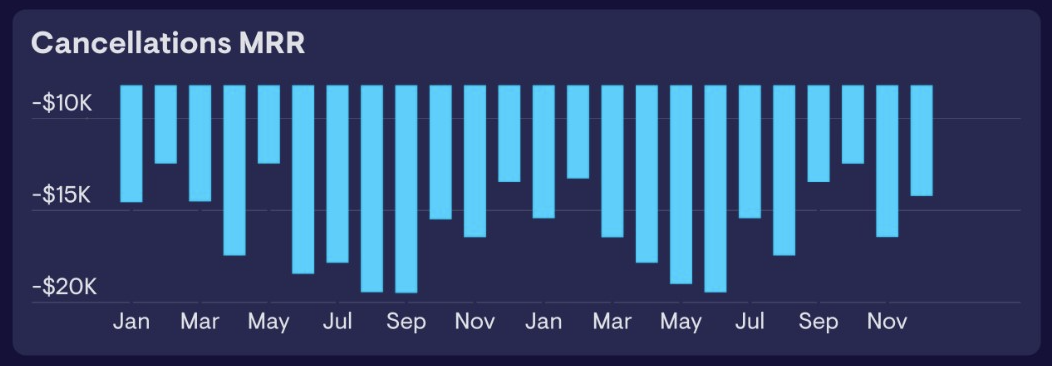
#> input picture Dataset/test4.png, 1052 x 366 px, found by its file name
$ jupyter execute --allow-errors Startingatzero_Tesseract_clean.ipynb   (shell and % lines are left out)
#> lines starting #> are read from the running program, lines starting #| are printed output that depends on the picture; after the words box and inside, x2 and y2 are one past the last pixel; in counts of white or black regions, pixels touching at a corner belong together
# Starts-at-Zero Checker — Clean Tesseract OCR Version

This notebook uses **Tesseract OCR only**.
EasyOCR has been removed to avoid mixed coordinate systems and duplicated OCR logic.

Main idea:

1. Crop only the likely value-axis area.
2. Run Tesseract with several preprocessing variants.
3. Convert every OCR box back to the **original image coordinate system**.
4. Group detected numbers into a value axis.
5. Decide whether the axis contains `0`.

For vertical bar charts, the value axis is usually the **left y-axis**.
For horizontal bar charts, the value axis is usually the **bottom x-axis**.

[cell 1]
# Install Python packages if needed.
# Important: pytesseract is only the Python wrapper.
# You must also install the real Tesseract engine on your computer.
#
# macOS:
#   brew install tesseract
#
# Windows:
#   Install Tesseract from UB Mannheim, then set TESSERACT_CMD below.
#
# Linux:
#   sudo apt install tesseract-ocr

[cell 2]
import os
import re
from pathlib import Path
from shutil import which
from collections import defaultdict

import cv2
import numpy as np
import pandas as pd
import pytesseract
from pytesseract import Output
from PIL import Image as PILImage
import matplotlib.pyplot as plt

## 1. Tesseract configuration

[cell 3]
# Change this only if Tesseract is installed somewhere else.
# On Apple Silicon Macs, /opt/homebrew/bin/tesseract is common.
# On Intel Macs, /usr/local/bin/tesseract is common.

TESSERACT_CMD = (
    os.getenv("TESSERACT_CMD")
    or which("tesseract")
    or "/opt/homebrew/bin/tesseract"
)

pytesseract.pytesseract.tesseract_cmd = TESSERACT_CMD

def assert_tesseract_available():
    cmd = pytesseract.pytesseract.tesseract_cmd
    if cmd is None:
        raise RuntimeError("Tesseract command path is not set.")

    if not Path(cmd).exists() and which("tesseract") is None:
        raise RuntimeError(
            "Tesseract engine was not found. "
            "Install it with `brew install tesseract` on macOS, "
            "or set TESSERACT_CMD to the correct executable path."
        )

    try:
        version = pytesseract.get_tesseract_version()
        print(f"Tesseract found: {version}")
        print(f"Tesseract command: {cmd}")
    except Exception as exc:
        raise RuntimeError(
            f"Tesseract exists but could not be executed: {cmd}\n{exc}"
        )

#> (the rest of this cell did not finish here and is left out)

## 2. OCR text cleaning and numeric parsing

[cell 4]
ZERO_VALUE_TOLERANCE = 0.5  # A detected value with abs(value) < 0.5 is treated as zero.

# [55 lines left out: functions normalize_ocr_text, extract_number, not called in this run]


def is_zero_value(value):
    return value is not None and abs(value) < ZERO_VALUE_TOLERANCE


# [11 lines left out: function unique_sorted_values, not called in this run]

## 3. Image preprocessing

The important part is that every resized OCR result is converted back to original image coordinates later.

[cell 5]
def read_image(image_path):
    image = cv2.imread(str(image_path))
#> image is the input picture: shape (366, 1052, 3); mean B, G, R 114.1, 74.5, 51.8
    if image is None:
        raise ValueError(f"Image not found or unreadable: {image_path}")
    return image


def to_gray(image):
    if len(image.shape) == 2:
        return image
    return cv2.cvtColor(image, cv2.COLOR_BGR2GRAY)


def preprocess_variants(roi_bgr, scale=3):
    """
    Return multiple OCR-ready versions of one ROI.

    Each output image has the same scale factor. Bounding boxes from Tesseract
    must be divided by this scale to return to the original ROI coordinates.
    """
    gray = to_gray(roi_bgr)

    resized = cv2.resize(
        gray,
        None,
        fx=scale,
        fy=scale,
        interpolation=cv2.INTER_CUBIC
    )

    variants = []

    # 1. Raw enlarged grayscale.
    variants.append(("gray", resized))

    # 2. CLAHE improves low-contrast axis labels.
    clahe = cv2.createCLAHE(clipLimit=3.0, tileGridSize=(8, 8))
    clahe_img = clahe.apply(resized)
    variants.append(("clahe", clahe_img))

    # 3. Slight blur after CLAHE can reduce noisy pixels.
    blur = cv2.GaussianBlur(clahe_img, (3, 3), 0)
    variants.append(("clahe_blur", blur))

    # 4. Otsu threshold.
    # Tesseract usually prefers dark text on a light background.
    thresh_type = cv2.THRESH_BINARY + cv2.THRESH_OTSU
    if np.mean(blur) < 128:
        thresh_type = cv2.THRESH_BINARY_INV + cv2.THRESH_OTSU

    _, otsu = cv2.threshold(blur, 0, 255, thresh_type)
    variants.append(("otsu", otsu))

    # 5. Adaptive threshold can help with uneven lighting/backgrounds.
    adaptive = cv2.adaptiveThreshold(
        blur,
        255,
        cv2.ADAPTIVE_THRESH_GAUSSIAN_C,
        cv2.THRESH_BINARY,
        31,
        8
    )
    variants.append(("adaptive", adaptive))

    return variants


# [25 lines left out: function show_image, not called in this run]

## 4. Region-of-interest selection

This avoids most false positives from data labels inside the bars.

[cell 6]
def make_axis_rois(image, orientation):
    """
    Return likely value-axis regions.

    orientation='vertical':
        vertical bars -> numeric value axis is usually on the left y-axis.

    orientation='horizontal':
        horizontal bars -> numeric value axis is usually at the bottom x-axis.
    """
#> called with orientation = 'vertical'
    h, w = image.shape[:2]
#> h = 366; w = 1052

    if orientation == "vertical":
        return [
            {
                "name": "left_axis_wide",
                "x0": 0,
                "y0": 0,
                "x1": int(w * 0.35),
                "y1": h,
                "scale": 3,
                "psm_modes": [4, 6, 11],
            },
            {
                "name": "left_axis_narrow",
                "x0": 0,
                "y0": 0,
                "x1": int(w * 0.22),
                "y1": h,
                "scale": 4,
                "psm_modes": [4, 6],
            },
            {
                "name": "bottom_left_zero_rescue",
                "x0": 0,
                "y0": int(h * 0.55),
                "x1": int(w * 0.40),
                "y1": h,
                "scale": 4,
                "psm_modes": [6, 11, 13],
            },
        ]

    if orientation == "horizontal":
        return [
            {
                "name": "bottom_axis_wide",
                "x0": 0,
                "y0": int(h * 0.55),
                "x1": w,
                "y1": h,
                "scale": 3,
                "psm_modes": [6, 11],
            },
            {
                "name": "bottom_left_zero_rescue",
                "x0": 0,
                "y0": int(h * 0.55),
                "x1": int(w * 0.45),
                "y1": h,
                "scale": 4,
                "psm_modes": [6, 11, 13],
            },
        ]

    raise ValueError("orientation must be either 'vertical' or 'horizontal'")

## 5. Tesseract OCR on chart-axis regions

[cell 7]
TESSERACT_WHITELIST = "0123456789.,%mMOo-"

def tesseract_config(psm):
    return (
        f"--oem 3 --psm {psm} "
        f"-c tessedit_char_whitelist={TESSERACT_WHITELIST} "
        "-c classify_bln_numeric_mode=1 "
        "-c preserve_interword_spaces=1"
    )


# [5 lines left out: function parse_confidence, not called in this run]


def run_tesseract_on_processed_image(processed_img, psm, min_conf=-5):
    """
    Return raw Tesseract word-level detections for one processed ROI image.
    Coordinates are still in processed-image coordinates.
    """
    pil_img = PILImage.fromarray(processed_img)

    data = pytesseract.image_to_data(
        pil_img,
        config=tesseract_config(psm),
        output_type=Output.DICT
    )

    detections = []
    for i, raw_text in enumerate(data["text"]):
        text = str(raw_text).strip()
        if not text:
            continue

        value = extract_number(text)
        if value is None:
            continue

        conf = parse_confidence(data["conf"][i])
        if conf < min_conf:
            continue

        x = int(data["left"][i])
        y = int(data["top"][i])
        bw = int(data["width"][i])
        bh = int(data["height"][i])

        # Ignore unusably tiny detections.
        if bw <= 1 or bh <= 1:
            continue

        detections.append({
            "text": text,
            "value": value,
            "confidence": conf / 100.0 if conf > 1 else conf,
            "left_processed": x,
            "top_processed": y,
            "width_processed": bw,
            "height_processed": bh,
            "psm": psm,
        })

    return detections


# [33 lines left out: functions detections_are_duplicates, dedupe_numeric_detections, not called in this run]


def ocr_numbers_with_tesseract(image, orientation):
    """
    OCR all likely value-axis ROIs and return numeric boxes in ORIGINAL image coordinates.
    """
    rois = make_axis_rois(image, orientation)
#> rois = 3 items
    all_detections = []

    for roi in rois:
        x0, y0, x1, y1 = roi["x0"], roi["y0"], roi["x1"], roi["y1"]
        scale = roi["scale"]

        crop = image[y0:y1, x0:x1]
        if crop.size == 0:
            continue

        for preprocess_name, processed in preprocess_variants(crop, scale=scale):
            for psm in roi["psm_modes"]:
                raw_detections = run_tesseract_on_processed_image(processed, psm=psm)

                for det in raw_detections:
                    left = x0 + det["left_processed"] / scale
                    top = y0 + det["top_processed"] / scale
                    width = det["width_processed"] / scale
                    height = det["height_processed"] / scale
                    right = left + width
                    bottom = top + height

                    all_detections.append({
                        "value": det["value"],
                        "text": det["text"],
                        "confidence": float(det["confidence"]),
                        "left": float(left),
                        "right": float(right),
                        "top": float(top),
                        "bottom": float(bottom),
                        "cx": float(left + width / 2),
                        "cy": float(top + height / 2),
                        "width": float(width),
                        "height": float(height),
                        "roi": roi["name"],
                        "preprocess": preprocess_name,
                        "psm": psm,
                    })
#> this loop made 1 pass
#> (x0, y0, x1, y1, scale) on pass 1: (0, 0, 368, 366, 3)
#> pass 1, in ocr_numbers_with_tesseract, `crop = image[y0:y1, x0:x1]`:
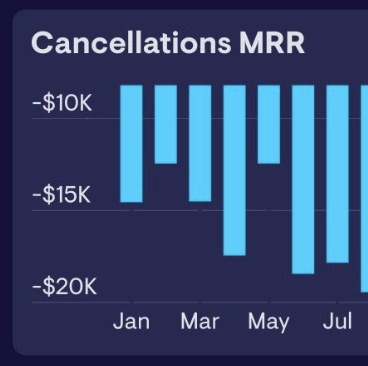
#> crop: shape (366, 368, 3); mean B, G, R 110.6, 71.9, 52.9
#> pass 1, in preprocess_variants, `gray = to_gray(roi_bgr)`:
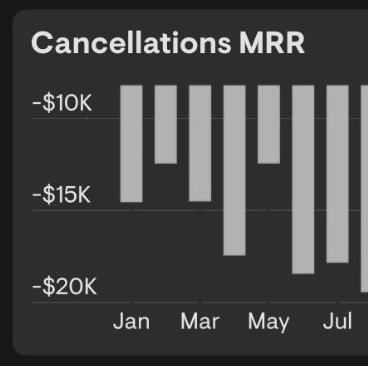
#> gray: shape (366, 368); min 20, max 240, mean 70.6
#> pass 1, in preprocess_variants, `clahe_img = clahe.apply(resized)`:
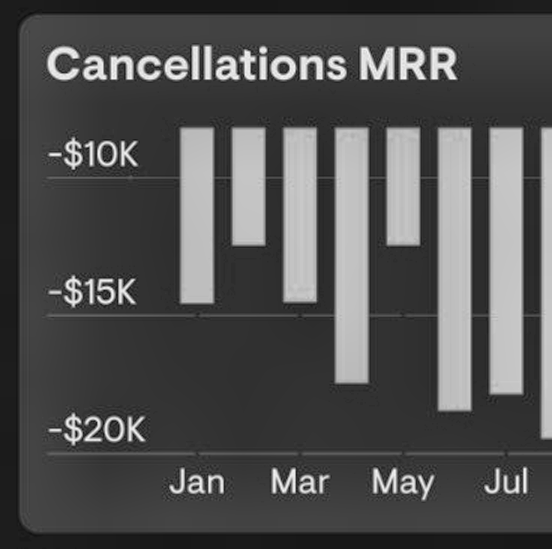
#> clahe_img: shape (1098, 1104) (shown at 1/2 size); min 12, max 255, mean 80.6
#> after the loop, all_detections = []
#> this loop made 1 pass
#> pass 1, in preprocess_variants (call 2), `_, otsu = cv2.threshold(blur, 0, 255, thresh_type)`:
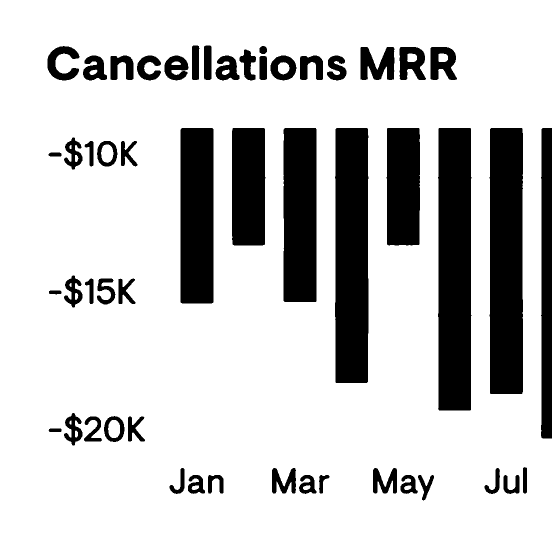
#> otsu: shape (1098, 1104) (shown at 1/2 size); 80.1% white; 52 black regions, largest, box (x1, y1, x2, y2) and area: (876, 256, 943, 821) 36737, (979, 256, 1046, 788) 34856, (670, 256, 737, 766) 33295
#> pass 1, in preprocess_variants (call 2), `adaptive = cv2.adaptiveThreshold( blur, 255, cv2.ADAPTIVE_THRESH_GAUSS..`:
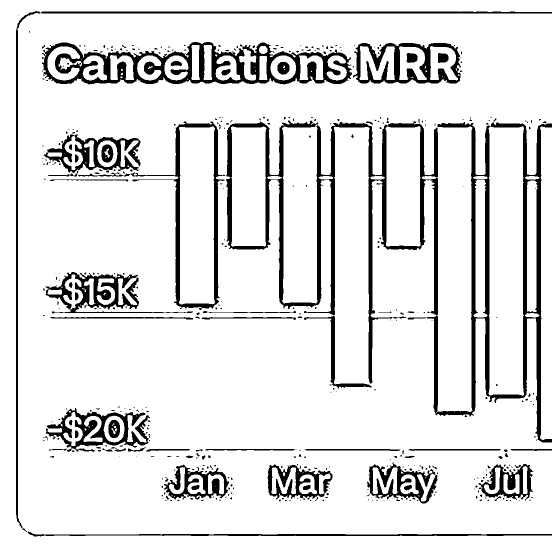
#> adaptive: shape (1098, 1104) (shown at 1/2 size); 88.3% white; 447 black regions (367 under 20 px), largest, box (x1, y1, x2, y2) and area: (452, 241, 1104, 885) 51165, (84, 84, 704, 169) 19067, (261, 243, 450, 620) 7436
#> (the call stopped at in run_tesseract_on_processed_image, `data = pytesseract.image_to_data( pil_img, config=tesseract_config(psm..`: pytesseract is not available in this run)

    return dedupe_numeric_detections(all_detections)

## 6. Axis-label grouping logic

[cell 8]
# [221 lines left out: functions is_monotonic, looks_like_tick_sequence, collapse_same_y_labels, find_vertical_value_axis, find_horizontal_value_axis, find_value_axis, not called in this run]

## 7. Zero detection and final compliance check

[cell 9]
# [34 lines left out: function zero_candidate_is_near_value_axis, not called in this run]


def check_starts_at_zero(image_path, orientation="vertical", return_debug=False):
    """
    Main function.

    Parameters
    ----------
    image_path:
        Path to chart image.
    orientation:
        'vertical' for vertical bar charts.
        'horizontal' for horizontal bar charts.
    return_debug:
        If True, include all OCR detections and axis boxes in the result.
    """
    image = read_image(image_path)
    h, w = image.shape[:2]

    numbers = ocr_numbers_with_tesseract(image, orientation)
    axis_group = find_value_axis(numbers, orientation, w, h)

    axis_type = "y-axis" if orientation == "vertical" else "x-axis"

    if not axis_group:
        result = {
            "status": "compliant",
            "starts_at_zero": True,
            "orientation": orientation,
            "axis_type": axis_type,
            "detected_axis_values": [],
            "zero_source": None,
            "reason": "No reliable value-axis labels detected; treated as compliant by project rule.",
        }

        if return_debug:
            result["all_ocr_numbers"] = numbers
            result["axis_group"] = []

        return result

    axis_values = [item["value"] for item in axis_group]
    axis_values_unique = unique_sorted_values(axis_values)

    zero_in_axis_group = any(is_zero_value(v) for v in axis_values_unique)

    zero_candidates = [
        n for n in numbers
        if zero_candidate_is_near_value_axis(n, axis_group, orientation, w, h)
    ]

    zero_rescue_found = len(zero_candidates) > 0
    contains_zero = zero_in_axis_group or zero_rescue_found

    if zero_in_axis_group:
        zero_source = "axis_group"
        reason = "Zero found directly in the detected value-axis label group."
    elif zero_rescue_found:
        zero_source = "axis_region_rescue"
        reason = "Zero found in the expected zero area near the value axis."
        axis_values_unique = unique_sorted_values(axis_values_unique + [0.0])
    else:
        zero_source = None
        reason = "Value-axis labels were detected, but zero was not found."

    result = {
        "status": "compliant" if contains_zero else "non_compliant",
        "starts_at_zero": bool(contains_zero),
        "orientation": orientation,
        "axis_type": axis_type,
        "detected_axis_values": axis_values_unique,
        "zero_source": zero_source,
        "reason": reason,
    }

    if return_debug:
        result["all_ocr_numbers"] = numbers
        result["axis_group"] = axis_group
        result["zero_candidates"] = zero_candidates

    return result

## 8. Debugging helpers

Use these when the result looks wrong. The most useful one is `draw_ocr_debug(...)`.

[cell 10]
# [13 lines left out: function detections_to_dataframe, not called in this run]


def debug_ocr_table(image_path, orientation="vertical"):
    image = read_image(image_path)
    numbers = ocr_numbers_with_tesseract(image, orientation)
    return detections_to_dataframe(numbers)


def draw_ocr_debug(
    image_path,
    orientation="vertical",
    out_path="debug_tesseract_detections.png",
    show=True
):
    """
    Draw all Tesseract numeric boxes.

    Green boxes = selected value-axis labels.
    Red boxes   = zero candidates near the value axis.
    Blue boxes  = other numeric detections.
    """
#> called with orientation = 'vertical', out_path = 'debug_tesseract_detections.png', show = True
    image = read_image(image_path)
    h, w = image.shape[:2]
#> h = 366; w = 1052

    result = check_starts_at_zero(
        image_path,
        orientation=orientation,
        return_debug=True
    )
#> the loop in ocr_numbers_with_tesseract (call 2), `for roi in rois:` made 1 pass
#> (the call stopped at in run_tesseract_on_processed_image, `data = pytesseract.image_to_data( pil_img, config=tesseract_config(psm..`: pytesseract is not available in this run)

    numbers = result["all_ocr_numbers"]
    axis_group = result["axis_group"]
    zero_candidates = result.get("zero_candidates", [])

    # [8 lines left out: function key, not called in this run]

    axis_keys = {key(d) for d in axis_group}
    zero_keys = {key(d) for d in zero_candidates}

    canvas = image.copy()

    for det in numbers:
        k = key(det)

        if k in zero_keys:
            color = (0, 0, 255)      # red
            thickness = 3
        elif k in axis_keys:
            color = (0, 180, 0)      # green
            thickness = 3
        else:
            color = (255, 0, 0)      # blue
            thickness = 1

        x1, y1 = int(det["left"]), int(det["top"])
        x2, y2 = int(det["right"]), int(det["bottom"])

        cv2.rectangle(canvas, (x1, y1), (x2, y2), color, thickness)

        label = f"{det['text']} -> {det['value']:g}"
        cv2.putText(
            canvas,
            label,
            (x1, max(15, y1 - 5)),
            cv2.FONT_HERSHEY_SIMPLEX,
            0.45,
            color,
            1,
            cv2.LINE_AA
        )

    cv2.imwrite(out_path, canvas)

    print("Result:")
    for k, v in result.items():
        if k not in {"all_ocr_numbers", "axis_group", "zero_candidates"}:
            print(f"  {k}: {v}")

    print(f"\nSaved debug image to: {out_path}")

    if show:
        show_image(canvas, title="Tesseract OCR debug")

    return out_path


def save_preprocessing_debug(
    image_path,
    orientation="vertical",
    out_dir="debug_preprocessing"
):
    """
    Save preprocessing variants for every ROI.
    This helps you see whether image quality is the real issue.
    """
#> called with orientation = 'vertical', out_dir = 'debug_preprocessing'
    image = read_image(image_path)
    rois = make_axis_rois(image, orientation)
#> rois = 3 items

    out_dir = Path(out_dir)
    out_dir.mkdir(parents=True, exist_ok=True)

    saved = []

    for roi in rois:
        x0, y0, x1, y1 = roi["x0"], roi["y0"], roi["x1"], roi["y1"]
        crop = image[y0:y1, x0:x1]

        roi_path = out_dir / f"{roi['name']}_original.png"
        cv2.imwrite(str(roi_path), crop)
        saved.append(str(roi_path))

        for name, processed in preprocess_variants(crop, scale=roi["scale"]):
            path = out_dir / f"{roi['name']}_{name}_scale{roi['scale']}.png"
            cv2.imwrite(str(path), processed)
            saved.append(str(path))
#> this loop made 3 passes
#> (y0, x1) on passes 1 to 3: (0, 368), (0, 231), (201, 420)
#> pass 2, in save_preprocessing_debug, `crop = image[y0:y1, x0:x1]`:
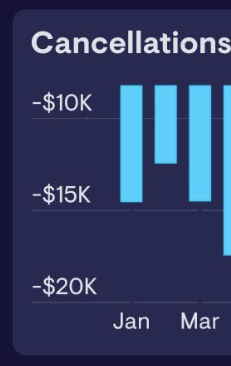
#> crop: shape (366, 231, 3); mean B, G, R 99.7, 61.5, 50.1
#> pass 2, in preprocess_variants (call 5), `gray = to_gray(roi_bgr)`:
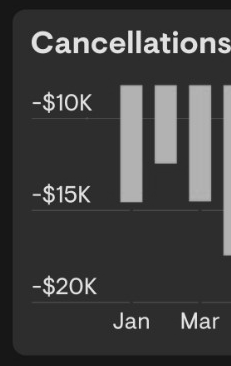
#> gray: shape (366, 231); min 20, max 240, mean 62.4
#> pass 2, in preprocess_variants (call 5), `resized = cv2.resize( gray, None, fx=scale, fy=scale, interpolation=cv..`:
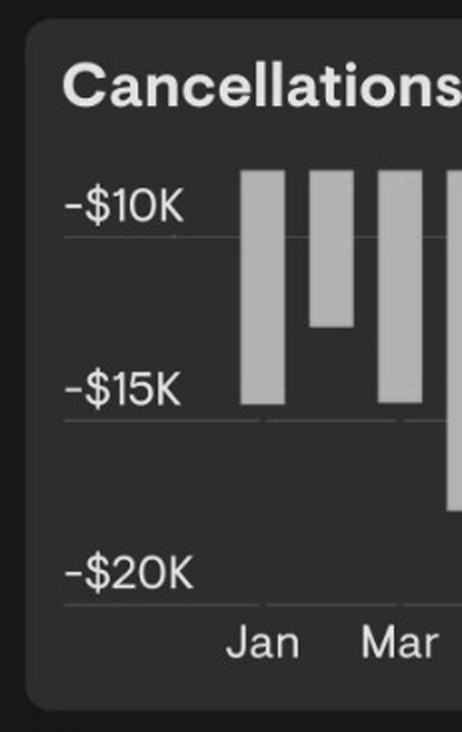
#> resized: shape (1464, 924) (shown at 1/2 size); min 17, max 255, mean 62.4
#> pass 2, in preprocess_variants (call 5), `clahe_img = clahe.apply(resized)`:
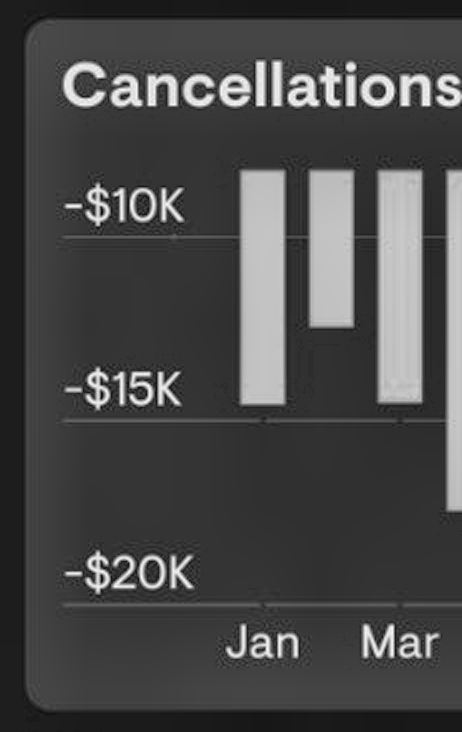
#> clahe_img: shape (1464, 924) (shown at 1/2 size); min 12, max 255, mean 72.5
#> after the loop, saved = 18 items

    print("Saved preprocessing debug images:")
    for path in saved:
        print(f"  {path}")
#> this loop made 18 passes
#|   debug_preprocessing/left_axis_wide_original.png
#|   debug_preprocessing/left_axis_wide_gray_scale3.png
#|   debug_preprocessing/left_axis_wide_clahe_scale3.png
#|   debug_preprocessing/left_axis_wide_clahe_blur_scale3.png
#|   debug_preprocessing/left_axis_wide_otsu_scale3.png
#|   debug_preprocessing/left_axis_wide_adaptive_scale3.png
#|   debug_preprocessing/left_axis_narrow_original.png
#|   debug_preprocessing/left_axis_narrow_gray_scale4.png
#> (further printed lines are left out)

    return saved
